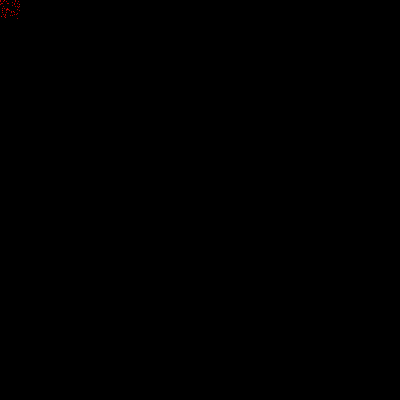
Frame 1 (no input)
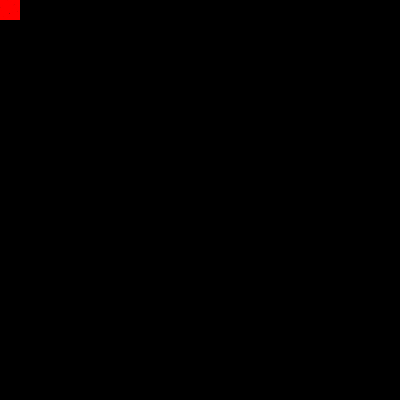
Frame 60 (the mouse pressed at the canvas centre just before this capture)
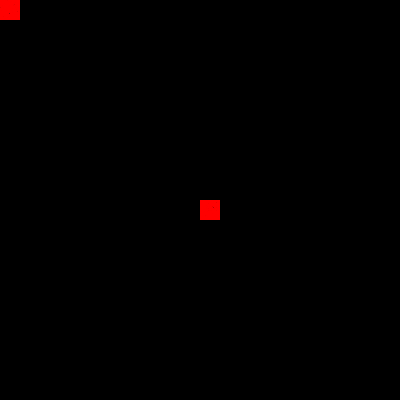
Frame 120 (the mouse held since frame 60 and released just before this capture)

The Processing sketch that drew these frames (run headless with seeded random() and noise(); from frame 60 on, the mouse is pressed at the canvas centre):

// Processing sketch: processing_110015
// ── processing_110015.pde

void setup(){
  size(400,400);
  background(0);
  stroke(255,0,0);
  
}

void draw(){
  for(int i=0; i<60; i++){
  point(mouseX + random(20), mouseY + random(20));
  }
  
}

  
  
